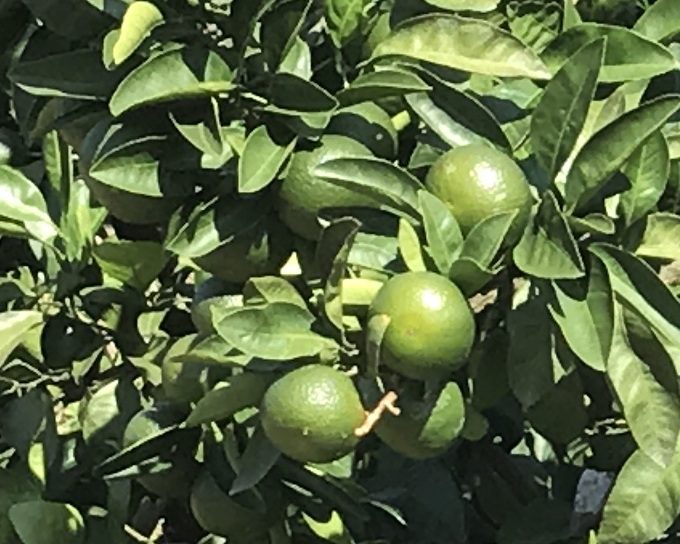
%> input picture fruit_set/8/8.jpg, 680 x 544 px
$ octave Process1_imageload_filtering.m   (GNU Octave 9; MATLAB toolbox functions it lacks are replaced by stand-ins)
%> lines starting %> are read from the running program, lines starting %| are printed output that depends on the picture; in (x1, y1, x2, y2) boxes, pixels count from 0 and x2, y2 are one past the last pixel; in counts of white or black regions, pixels touching at a corner belong together; the program's own positions count from 1
### fruit_set/2/bfilter2.m
%简单地说:
%A为给定图像，归一化到[0,1]的矩阵
%W为双边滤波器（核）的边长/2
%定义域方差σd记为SIGMA(1),值域方差σr记为SIGMA(2)

%%%%%%%%%%%%%%%%%%%%%%%%%%%%%%%%%%%%%%%%%%%%%%%%%%%%%%%%%%%%%
% Pre-process input and select appropriate filter.
function B = bfilter2(A,w,sigma)

% Verify that the input image exists and is valid.
if ~exist('A','var') || isempty(A)
   error('Input image A is undefined or invalid.');
end
if ~isfloat(A) || ~sum([1,3] == size(A,3)) || ...
      min(A(:)) < 0 || max(A(:)) > 1
   error(['Input image A must be a double precision ',...
          'matrix of size NxMx1 or NxMx3 on the closed ',...
          'interval [0,1].']);
end

% Verify bilateral filter window size.
if ~exist('w','var') || isempty(w) || ...
      numel(w) ~= 1 || w < 1
   w = 5;
end
w = ceil(w);

% Verify bilateral filter standard deviations.
if ~exist('sigma','var') || isempty(sigma) || ...
      numel(sigma) ~= 2 || sigma(1) <= 0 || sigma(2) <= 0
   sigma = [3 0.1];
end

% Apply either grayscale or color bilateral filtering.
if size(A,3) == 1
   B = bfltGray(A,w,sigma(1),sigma(2));
else
   B = bfltColor(A,w,sigma(1),sigma(2));
end


%%%%%%%%%%%%%%%%%%%%%%%%%%%%%%%%%%%%%%%%%%%%%%%%%%%%%%%%%%%%%
% Implements bilateral filtering for grayscale images.
function B = bfltGray(A,w,sigma_d,sigma_r)

% Pre-compute Gaussian distance weights.
[X,Y] = meshgrid(-w:w,-w:w);
%创建核距离矩阵，e.g.
%  [x,y]=meshgrid(-1:1,-1:1)
%
% x =
%
%     -1     0     1
%     -1     0     1
%     -1     0     1
%
%
% y =
%
%     -1    -1    -1
%      0     0     0
%      1     1     1
%计算定义域核
G = exp(-(X.^2+Y.^2)/(2*sigma_d^2));

% Create waitbar.
h = waitbar(0,'Applying bilateral filter...');
set(h,'Name','Bilateral Filter Progress');

% Apply bilateral filter.
%计算值域核H 并与定义域核G 乘积得到双边权重函数F
dim = size(A);
B = zeros(dim);
for i = 1:dim(1)
   for j = 1:dim(2)

         % Extract local region.
         iMin = max(i-w,1);
         iMax = min(i+w,dim(1));
         jMin = max(j-w,1);
         jMax = min(j+w,dim(2));
         %定义当前核所作用的区域为(iMin:iMax,jMin:jMax)
         I = A(iMin:iMax,jMin:jMax);%提取该区域的源图像值赋给I

         % Compute Gaussian intensity weights.
         H = exp(-(I-A(i,j)).^2/(2*sigma_r^2));

         % Calculate bilateral filter response.
         F = H.*G((iMin:iMax)-i+w+1,(jMin:jMax)-j+w+1);
         B(i,j) = sum(F(:).*I(:))/sum(F(:));

   end
   waitbar(i/dim(1));
end

% Close waitbar.
close(h);


%%%%%%%%%%%%%%%%%%%%%%%%%%%%%%%%%%%%%%%%%%%%%%%%%%%%%%%%%%%%%
% Implements bilateral filter for color images.
% [59 lines left out: function bfltColor, not called in this run]

### fruit_set/1/edge_enhance.m
function [ I2 ] = edge_enhance( I )
% I = rgb2gray(I);
% imshow(I);
I2 = I;
BW1 = edge(I,'Canny',0.1,'horizontal',0.1);

se = strel('square',1);
BW1 = imdilate(BW1,se,2);
BW1 = imerode(BW1,se,2);
% BW1 = imdilate(BW1,se,2);

L = bwlabel(BW1);
S = regionprops(L, 'all');
BW2 = ismember(L, find([S.Area]>=100 ));


for i = 1:size(BW2,1)

for j = 1:size(BW2,2)

   pixel = BW2(i,j);
   if(pixel == 1)

       I2(i,j) = 0;


   end

end

end


% figure
% imshowpair(BW2,I2,'montage')


end

### fruit_set/8/Process1_imageload_filtering.m
J=imread('8.jpg');
%> J is the input picture: size 544x680x3 uint8; mean R, G, B 87.9, 102.9, 64.4
I = rgb2gray(J);
imsize = 400*300
imsize_real = size(I,1)*size(I,2);
%> imsize_real = 369920
alpha = sqrt(imsize_real/imsize);
%> alpha = 1.76
I = imresize(I,[size(I,1)/alpha,size(I,2)/alpha]);
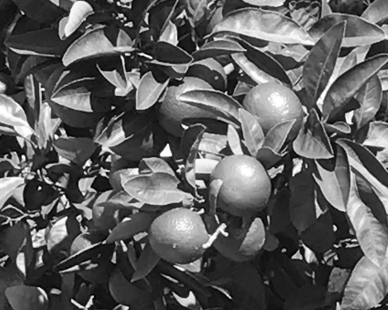
%> I: size 310x388 uint8; min 0, max 255, mean 94
                                                       %to enhance the edge in order to seperate different obj

I=double(I)/255;
%> I: size 310x388 double

%bilateral filter
w = 3;       % bilateral filter half-width
sigma = [10 1]; % bilateral filter standard deviations

% I = edge_enhance(I);
 Is=bfilter2(I,w,sigma);
%> after the loop in bfltGray, `for i = 1:dim(1)`:
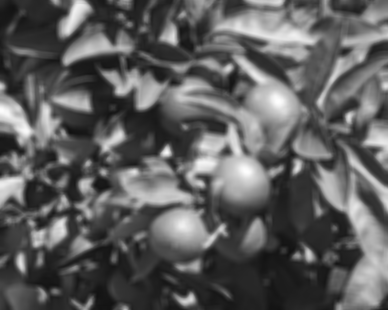
%> B: size 310x388 double; min 0.0674, max 0.997, mean 0.368
 Is = edge_enhance(Is);
%> in edge_enhance, `BW1 = edge(I,'Canny',0.1,'horizontal',0.1);`:
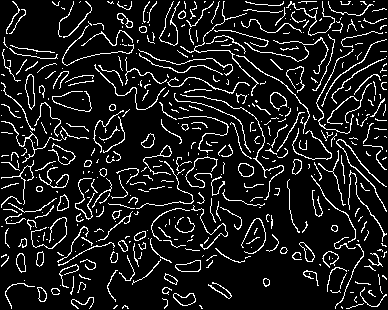
%> BW1: size 310x388 logical; 11.1% white in thin lines or dots
%> in edge_enhance, `L = bwlabel(BW1);`:
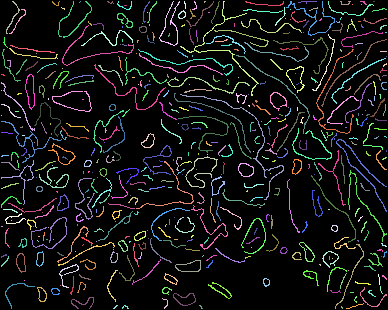
%> L: size 310x388 double; 495 distinct labels, from 0 to 494; one colour per label, 0 black
%> in edge_enhance, `S = regionprops(L, 'all');`: S = 494 regions; largest, box (x1, y1, x2, y2), Area, Centroid, MajorAxisLength, MinorAxisLength and Eccentricity: (180, 94, 284, 200) 244 [250.1 141.6] 164.1 47.22 0.958, (180, 1, 259, 96) 229 [224.1 48.1] 106.1 68.3 0.765, (336, 139, 387, 212) 205 [362.5 170.2] 93.33 16.4 0.984
%> in edge_enhance, `BW2 = ismember(L, find([S.Area]>=100 ));`:
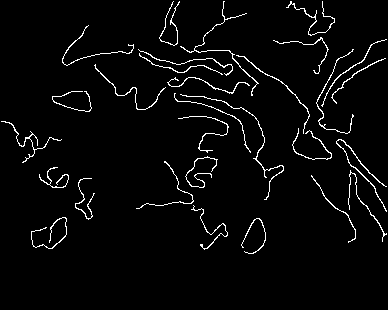
%> BW2: size 310x388 logical; 3.3% white in thin lines or dots, all inside (x1, y1, x2, y2) = (1, 1, 387, 254)
%> after the loop in edge_enhance, `for i = 1:size(BW2,1)`:
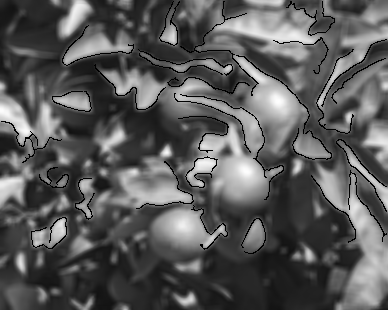
%> I2: size 310x388 double; 3.35% of pixels changed, all inside (x1, y1, x2, y2) = (1, 1, 387, 254)

figure
imshow(Is);
%
bwSet = {};

maxNum = 0;
figure
imshow(rgb2gray(imresize(J,[size(J,1)/alpha,size(J,2)/alpha])));
step = 5;
color = [0,1,0];
 for i = 1:step:255

     Is2 = Is;
% [7 lines of commented-out code are left out]

j = im2bw(Is2,i/255);
se = strel('square',5);
j = imdilate(j,se);
j = imerode(j,se);
L = bwlabel(j);
S = regionprops(L, 'all');
bw = ismember(L, find([S.Area]>=20 ));

%boundary = bwboundaries(bw);
[bw2,num] = bwlabel(bw);
S = regionprops(bw2, 'all');
boundary = bwboundaries(bw2,'noholes');
%boundary = bwboundaries(bw2);
if(num>maxNum)
    maxNum=num;
end

bwIm.bw = bw2;
bwIm.num = num;
bwIm.stats = S;
if num==0
    break
end
bwSet{length(bwSet)+1} = bwIm;
% imshow(bw2);

   for h =1:size(boundary)

      B = boundary{h};
      hold on;
      plot(B(:,2), B(:,1),'Color',color, 'LineWidth', 0.1);

   end

   if(size(boundary,1)~=num)
       fprintf('B: %d N: %d \n',size(boundary,1),num);
   end
 end
%> this loop made 51 passes
%> (num, boundary, maxNum, bwIm.num) on passes 16, 17, 18, 19, 20, 21, 23, 24, 27, 28: (26, 26 boundaries, 26, 26), (29, 29 boundaries, 29, 29), (32, 32 boundaries, 32, 32), (40, 40 boundaries, 40, 40), (43, 43 boundaries, 43, 43), (44, 44 boundaries, 44, 44), (45, 45 boundaries, 45, 45), (47, 47 boundaries, 47, 47), (49, 49 boundaries, 49, 49), (51, 51 boundaries, 51, 51)
%> (num, maxNum, bwIm.num) on passes 1, 8, 9, 10, 11, 12: (1, 1, 1), (2, 2, 2), (3, 3, 3), (8, 8, 8), (9, 9, 9), (14, 14, 14)
%> after the loop, bwIm = {num 1}; bwSet = 51 items

filename = 'test_data';
origin_im = imresize(J,[size(J,1)/alpha,size(J,2)/alpha]);
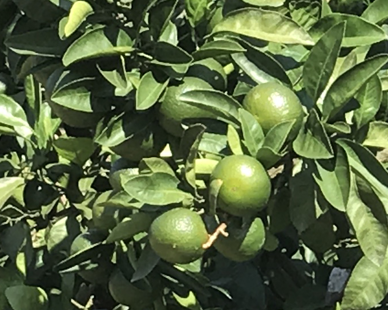
%> origin_im: size 310x388x3 uint8; mean R, G, B 87.9, 102.9, 64.4
filtered_im = Is;
%> (the run ends here)
